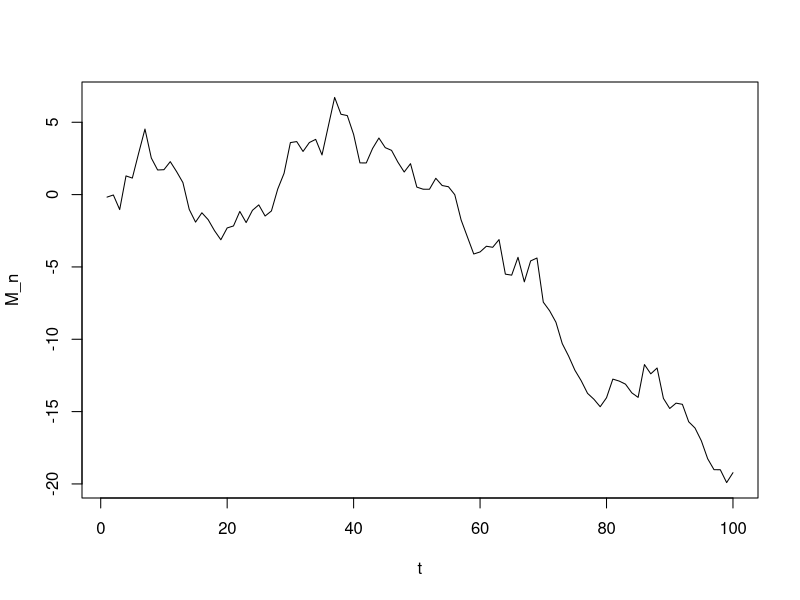
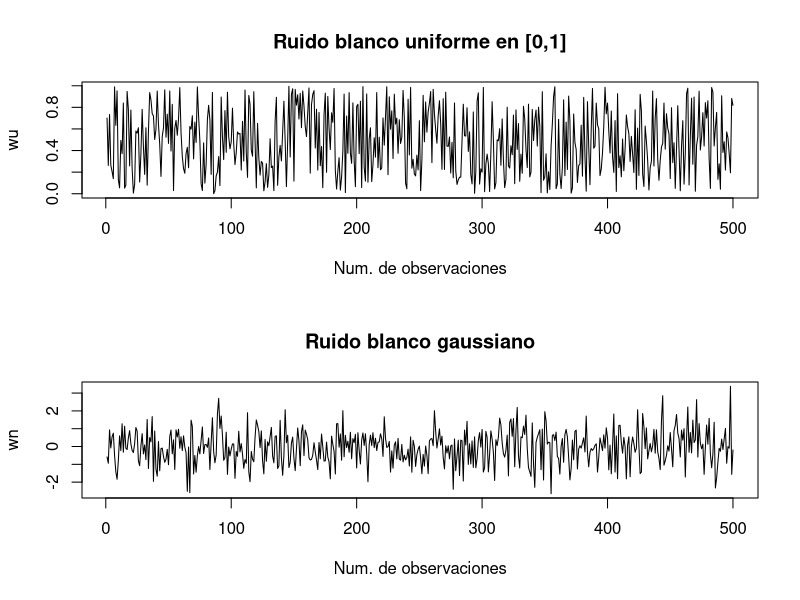
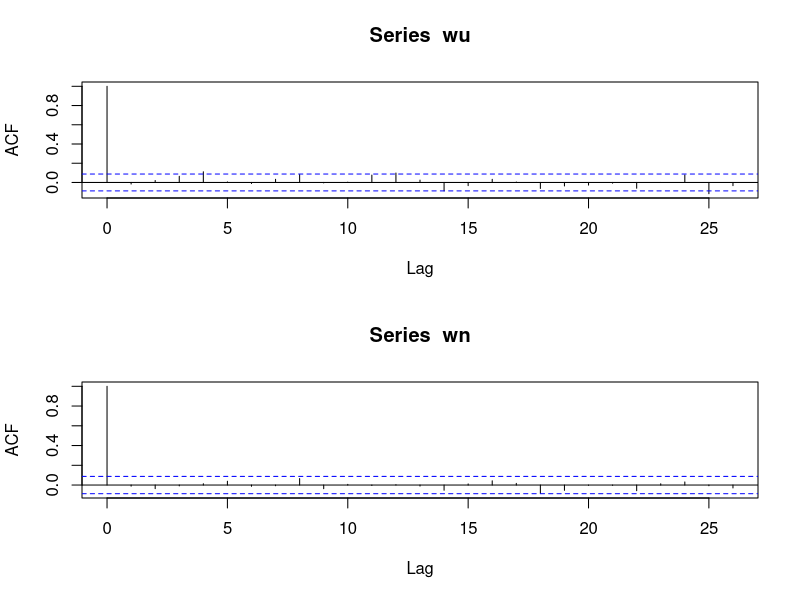
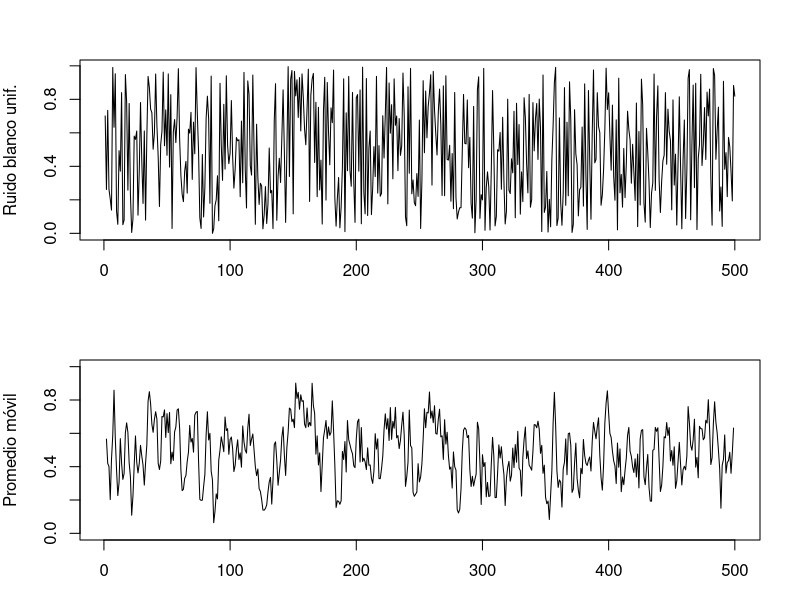
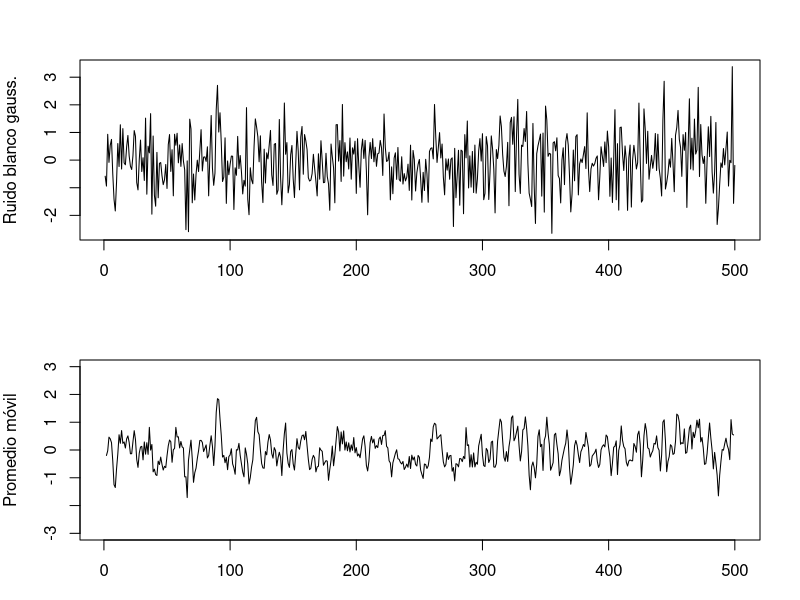
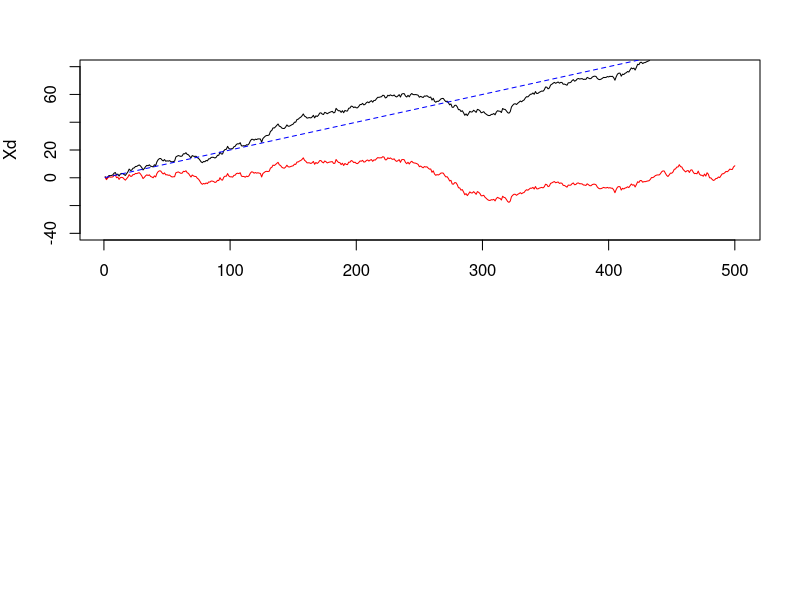

Write the R code that produced these figures, in order.
## ---- chunk 1
n=100
mu=0
sigma=1
X=rnorm(n,mu,sigma)
M=cumsum(X)
plot(M,type = "l",xlab = "t",ylab = "M_n")
## ---- chunk 2
#-----------------------------------------
# Ruidos blancos
#-----------------------------------------
# Uniforme [0,1]
wu=runif(500,0,1)
# Gaussiano
wn=rnorm(500,0,1)
# Graficos
par(mfrow=c(2,1))
plot(wu,type = "l",xlab = "Num. de observaciones",
     main = "Ruido blanco uniforme en [0,1]")
plot(wn,type = "l",xlab = "Num. de observaciones",
     main = "Ruido blanco gaussiano")
# Funciones de autocovarianza (ACF)
acf(wu)
acf(wn)
## ---- chunk 3
#------------------------------------------
# Promedio movil
#------------------------------------------
# Uniforme
vu=filter(wu,sides = 2,rep(1/3,3))
par(mfrow=c(2,1),mar=c(3,4,3,2))#
plot.ts(wu,xlab=" ",ylab="Ruido blanco unif.")
plot.ts(vu,ylim=c(0,1),ylab="Promedio móvil")
# Gaussiano
vn=filter(wn,sides = 2,rep(1/3,3))
par(mfrow=c(2,1),mar=c(3,4,3,2))
plot.ts(wn,xlab=" ",ylab="Ruido blanco gauss.")
plot.ts(vn,ylim=c(-3,3),ylab="Promedio móvil")
## ---- chunk 4
set.seed(154)
w=rnorm(500,0,1)
X=cumsum(w)
wd=w+0.2; Xd=cumsum(wd)
plot.ts(Xd,ylim=c(-40,80))
lines(X,col="red")
lines(0.2*(1:500),lty="dashed",col="blue")
